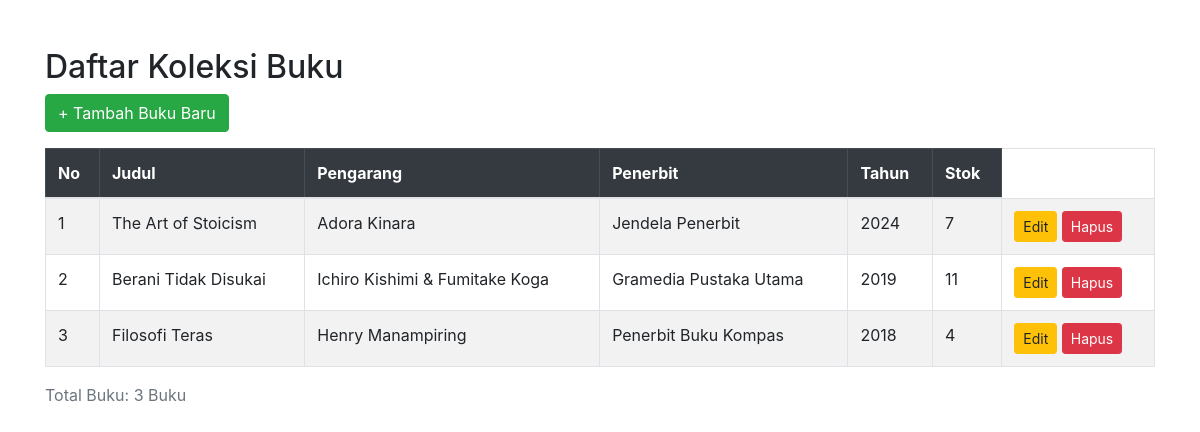
The page / on the database its author committed.
### tables this page shows
CREATE TABLE `buku` (
  `id` int(11) NOT NULL,
  `judul` varchar(150) NOT NULL,
  `pengarang` varchar(100) NOT NULL,
  `penerbit` varchar(100) NOT NULL,
  `tahun_terbit` year(4) NOT NULL,
  `stok` int(11) NOT NULL,
  `created_at` timestamp NOT NULL DEFAULT current_timestamp() ON UPDATE current_timestamp()
);

### index.php (the view, shortened to what this page needs)
<?php
require_once 'config/database.php';
$stmt = $pdo->query("SELECT * FROM buku ORDER BY id DESC");
$buku = $stmt->fetchAll();
?>
<!DOCTYPE html>
<html lang="id">
<head>
    <link rel="stylesheet" href="https://stackpath.bootstrapcdn.com/bootstrap/4.5.2/css/bootstrap.min.css">
</head>
<body>
    <div class="container mt-5">
        <h2>Daftar Koleksi Buku</h2>
        <a href="create.php" class="btn btn-success mb-3"> + Tambah Buku Baru</a>
        <table class="table table-bordered table-striped table-hover">
            <thead class="table-dark">
                <tr>
                    <th>No</th>
                    <th>Judul</th>
                    <th>Pengarang</th>
                    <th>Penerbit</th>
                    <th>Tahun</th>
                    <th>Stok</th>
                </tr>
            </thead>
            <tbody>
                <?php if (count($buku) > 0): ?>
                    <?php $no = 1;
                    foreach ($buku as $row): ?>
                    <tr>
                        <td><?= $no++; ?></td>
                        <td><?= htmlspecialchars($row['judul']); ?></td>
                        <td><?= htmlspecialchars($row['pengarang']); ?></td>
                        <td><?= htmlspecialchars($row['penerbit']); ?></td>
                        <td><?= $row['tahun_terbit']; ?></td>
                        <td><?= $row['stok']; ?></td>
                        <td>
                            <a href="edit.php?id=<?= $row['id'] ?>" class="btn btn-sm btn-warning">Edit</a>
                            <a href="delete.php?id=<?= $row['id'] ?>" class="btn btn-sm btn-danger" onclick="return confirm('Yakin hapus?')">Hapus</a>
                        </td>
                    </tr>
                    <?php endforeach; ?>
                <?php else: ?>
                    <tr>
                        <td colspan="6" class="text-center">Belum ada data buku.</td>
                    </tr>
                <?php endif; ?>
            </tbody>
        </table>
        <p class="text-muted">Total Buku: <?= count($buku) ?> Buku</p>
    </div>
</body>
</html>

### rows shown on the page
buku: judul "The Art of Stoicism", pengarang "Adora Kinara", penerbit "Jendela Penerbit", tahun_terbit "2024", stok "7"
buku: judul "Berani Tidak Disukai", pengarang "Ichiro Kishimi & Fumitake Koga", penerbit "Gramedia Pustaka Utama", tahun_terbit "2019", stok "11"
buku: judul "Filosofi Teras", pengarang "Henry Manampiring", penerbit "Penerbit Buku Kompas", tahun_terbit "2018", stok "4"

### other values the page prints
count($buku) "3"
